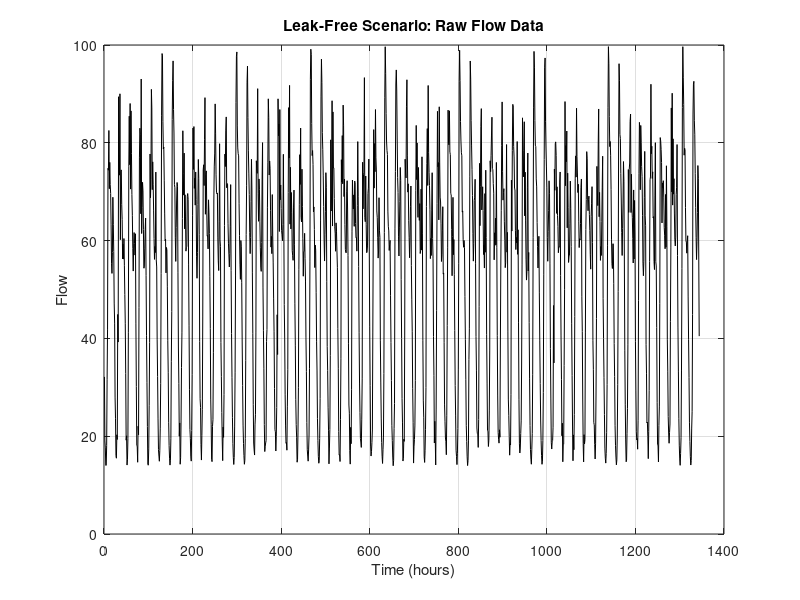
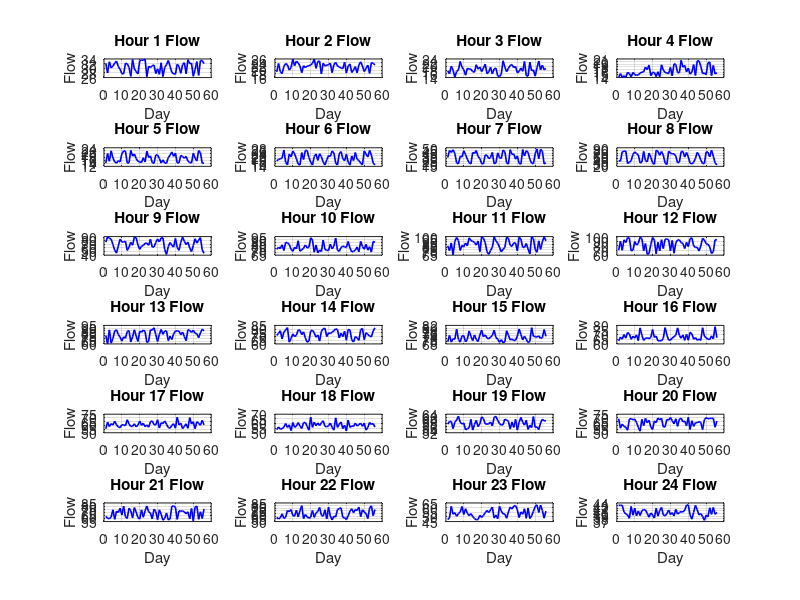
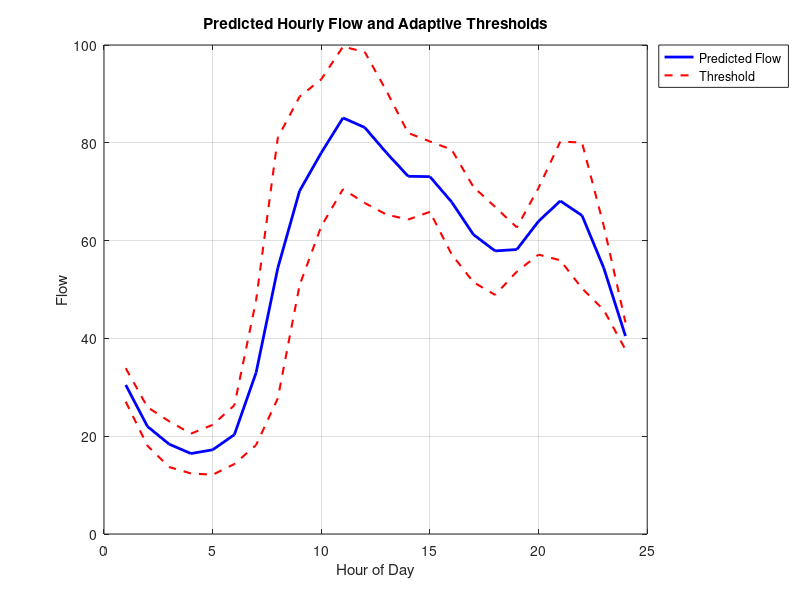
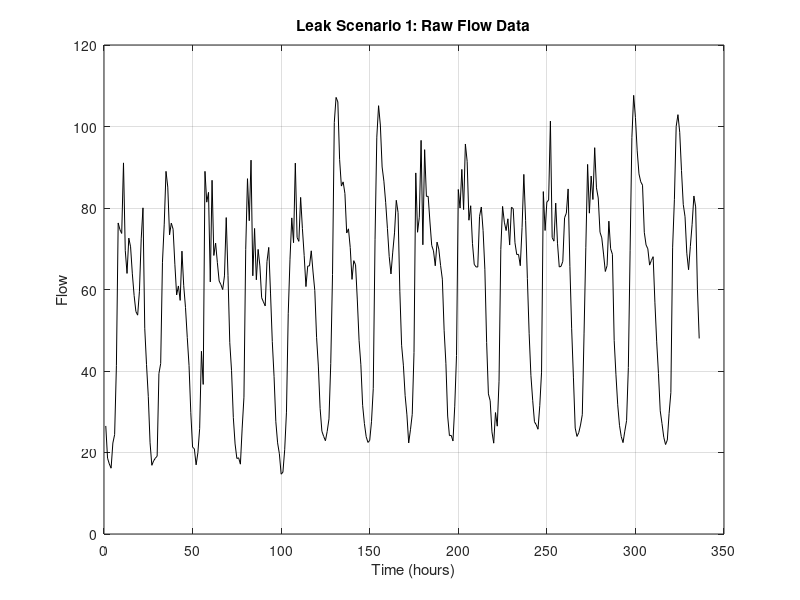

These charts were generated, in order, by the following MATLAB code:
clear
close all
clc

% Leak Detection

load leak_free_data.mat % flow leak free scenario variable flow

% parameters
beta = 1.1;

% Plot raw flow data
figure
plot(flow, 'k')
title('Leak-Free Scenario: Raw Flow Data')
xlabel('Time (hours)')
ylabel('Flow')
grid on

days = 0:length(flow)/24-1; % vector of days (56)
n_days = length(days);

% alloc
y_hat = zeros(1,24);
thresh = zeros(1,24);

% Plot hourly flow data with statistics
figure
for i = 1:24
    flow_hour_i = flow(i + days*24); % 56 samples of each hour
    subplot(6,4,i)
    plot(flow_hour_i, 'b', 'LineWidth', 1.2)
    title(['Hour ', num2str(i), ' Flow'])
    xlabel('Day')
    ylabel('Flow')
    grid on
    
    % Computations
    y_hat(i) = mean(flow_hour_i); % estimation
    thresh(i) = max(flow_hour_i - y_hat(i)); % adaptive threshold
end

% Plot predicted daily flow and computed thresholds
figure
plot(y_hat, 'b-', 'LineWidth', 2)
hold on
plot(y_hat + thresh, 'r--', 'LineWidth', 1.5)
plot(y_hat - thresh, 'r--', 'LineWidth', 1.5)
title('Predicted Hourly Flow and Adaptive Thresholds')
xlabel('Hour of Day')
ylabel('Flow')
legend('Predicted Flow', 'Threshold', 'Location', 'northeastoutside')
grid on
hold off

% This threshold will be used in the leak scenarios below to detect leaks

%% Leak Scenario 1
close all
clc
load leak_scenario1_data.mat % flow leak scenario 1 variable flow_leak1 (mn)

% Plot leak scenario 1 raw data
figure
plot(flow_leak1, 'k')
title('Leak Scenario 1: Raw Flow Data')
xlabel('Time (hours)')
ylabel('Flow')
grid on

% alloc
y_hat_l1 = zeros(1,24);
d_wdn_hat_l1 = zeros(1,length(flow_leak1));
thresh_k_l1 = zeros(1,length(flow_leak1)); % for plotting
r_l1 = zeros(1,length(flow_leak1));
phi_l1 = zeros(1,length(flow_leak1));
days_l1 = 0:length(flow_leak1)/24-1;
n_days_l1 = length(days_l1);

for k = 1:length(flow_leak1)
    j = mod(k,24); % computation of the day hour
    if j == 0
        j = 24;
    end
    
    flow_hour_i_l1 = flow_leak1(j + days_l1*24);
    
    % Adjust vector size
    d_wdn_hat_l1(k) = y_hat(j); 
    thresh_k_l1(k) = thresh(j);
    
    r_l1(k) = flow_leak1(k) - d_wdn_hat_l1(k); 
    
    if r_l1(k) <= beta * thresh(j)
        phi_l1(k) = 0;
    else
        phi_l1(k) = 1;
    end
end

% Plot actual and predicted flow over time
figure
plot(flow_leak1, 'k-', 'DisplayName', 'Measured Flow')
hold on
plot(d_wdn_hat_l1, 'b-', 'LineWidth', 1.5, 'DisplayName', 'Predicted Flow')
title('Leak Scenario 1: Measured vs Predicted Flow')
xlabel('Time (hours)')
ylabel('Flow')
legend('Location', 'northeastoutside')
grid on
hold off

% Plot threshold values and residuals
figure
plot(thresh_k_l1, 'r-', 'LineWidth', 1.5, 'DisplayName', '\theta_k')
hold on
plot(r_l1, 'k-', 'LineWidth', 1, 'DisplayName', 'r_k')
title('Leak Scenario 1: Threshold and Residuals Over Time')
xlabel('Time (hours)')
ylabel('Value')
legend('Location', 'northeastoutside')
grid on
hold off

% Plot detection signal phi (0 no leak, 1 leak)
figure
stairs(phi_l1, 'r-', 'LineWidth', 0.5)
ylim([-0.1 1.1])
yticks([0 1])
yticklabels({'No Leak','Leak Detected'})
title('Leak Scenario 1: Leak Detection Signal \phi')
xlabel('Time (hours)')
grid on

%% Leak Scenario 2
load leak_scenario2_data.mat % flow leak scenario 2 variable flow_leak2

% Plot raw flow data for leak scenario 2
figure
plot(flow_leak2, 'k')
title('Leak Scenario 2: Raw Flow Data')
xlabel('Time (hours)')
ylabel('Flow')
grid on

% alloc
y_hat_l2 = zeros(1,24);
d_wdn_hat_l2 = zeros(1,length(flow_leak2));
thresh_k_l2 = zeros(1,length(flow_leak2)); % for plotting
r_l2 = zeros(1,length(flow_leak2));
phi_l2 = zeros(1,length(flow_leak2));
days_l2 = 0:length(flow_leak2)/24-1;
n_days_l2 = length(days_l2);

for k = 1:length(flow_leak2)
    j = mod(k,24); % computation of the day hour
    if j == 0
        j = 24;
    end
    
    flow_hour_i_l2 = flow_leak2(j + days_l2*24);

    % Adjust vector size
    d_wdn_hat_l2(k) = y_hat(j);
    thresh_k_l2(k) = thresh(j);
    
    r_l2(k) = flow_leak2(k) - d_wdn_hat_l2(k);
    
    if r_l2(k) <= beta * thresh(j)
        phi_l2(k) = 0;
    else
        phi_l2(k) = 1;
    end
end

% Plot actual and predicted flow
figure
plot(flow_leak2, 'k-', 'DisplayName', 'Measured Flow')
hold on
plot(d_wdn_hat_l2, 'b-', 'LineWidth', 1.5, 'DisplayName', 'Predicted Flow')
title('Leak Scenario 2: Measured vs Predicted Flow')
xlabel('Time (hours)')
ylabel('Flow')
legend('Location', 'northeastoutside')
grid on
hold off

% Plot threshold values and residuals
figure
plot(thresh_k_l2, 'r-', 'LineWidth', 1.5, 'DisplayName', '\theta_k')
hold on
plot(r_l2, 'k-', 'LineWidth', 1, 'DisplayName', 'r_k')
title('Leak Scenario 2: Threshold and Residuals Over Time')
xlabel('Time (hours)')
ylabel('Value')
legend('Location', 'northeastoutside')
grid on
hold off

% Plot detection signal phi (0 no leak, 1 leak)
figure
stairs(phi_l2, 'r-', 'LineWidth', 0.5)
ylim([-0.1 1.1])
yticks([0 1])
yticklabels({'No Leak','Leak Detected'})
title('Leak Scenario 2: Leak Detection Signal \phi')
xlabel('Time (hours)')
grid on
